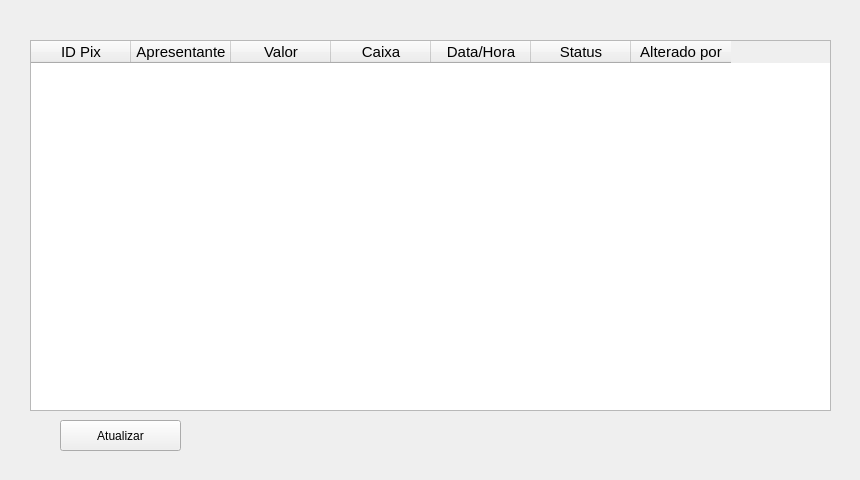
          <widget class="QWidget" name="page_consultar">
           <widget class="QLabel" name="label_5">
            <property name="geometry">
             <rect>
              <x>10</x>
              <y>-10</y>
              <width>841</width>
              <height>471</height>
             </rect>
            </property>
            <property name="font">
             <font>
              <family>MS Shell Dlg 2</family>
              <pointsize>15</pointsize>
              <weight>50</weight>
              <italic>false</italic>
              <bold>false</bold>
             </font>
            </property>
            <property name="styleSheet">
             <string notr="true"/>
            </property>
            <property name="text">
             <string/>
            </property>
           </widget>
           <widget class="QTableWidget" name="tableConsultaPix">
            <property name="geometry">
             <rect>
              <x>30</x>
              <y>40</y>
              <width>801</width>
              <height>371</height>
             </rect>
            </property>
            <property name="font">
             <font>
              <family>MS Shell Dlg 2</family>
              <pointsize>11</pointsize>
              <weight>50</weight>
              <italic>false</italic>
              <bold>false</bold>
             </font>
            </property>
            <property name="styleSheet">
             <string notr="true"/>
            </property>
            <property name="alternatingRowColors">
             <bool>true</bool>
            </property>
            <column>
             <property name="text">
              <string>ID Pix</string>
             </property>
             <property name="textAlignment">
              <set>AlignCenter</set>
             </property>
            </column>
            <column>
             <property name="text">
              <string>Apresentante</string>
             </property>
             <property name="textAlignment">
              <set>AlignCenter</set>
             </property>
            </column>
            <column>
             <property name="text">
              <string>Valor</string>
             </property>
             <property name="textAlignment">
              <set>AlignCenter</set>
             </property>
            </column>
            <column>
             <property name="text">
              <string>Caixa</string>
             </property>
             <property name="textAlignment">
              <set>AlignCenter</set>
             </property>
            </column>
            <column>
             <property name="text">
              <string>Data/Hora</string>
             </property>
             <property name="textAlignment">
              <set>AlignCenter</set>
             </property>
            </column>
            <column>
             <property name="text">
              <string>Status</string>
             </property>
             <property name="textAlignment">
              <set>AlignCenter</set>
             </property>
            </column>
            <column>
             <property name="text">
              <string>Alterado por</string>
             </property>
             <property name="textAlignment">
              <set>AlignCenter</set>
             </property>
            </column>
           </widget>
           <widget class="QPushButton" name="pushButton">
            <property name="geometry">
             <rect>
              <x>60</x>
              <y>420</y>
              <width>121</width>
              <height>31</height>
             </rect>
            </property>
            <property name="text">
             <string>Atualizar</string>
            </property>
           </widget>
          </widget>
